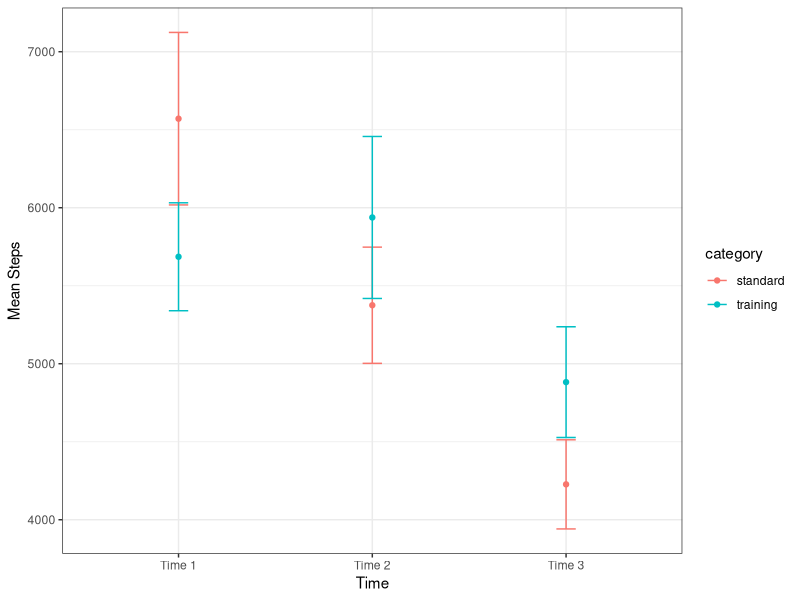

Here is the R script that generated this plot:
library(dplyr)
library(ggplot2)

hw7_2023 <- readr::read_csv("23-Fall/psc204-fq23/lab7/hw7_2023.csv")

# 2 -----------------------------------------------------------------------

hw_long <- hw7_2023 |> 
  tidyr::pivot_longer(
    cols = t1:t3,
    names_to = "time",
    values_to = "step_count"
  ) |> 
  dplyr::mutate(
    dplyr::across(id:time, factor)
  )

# 3 -----------------------------------------------------------------------

hw_long |> 
  dplyr::with_groups(c(time, category),
                     summarise,
                     mean_steps = mean(step_count, na.rm = TRUE),
                     n = n(),
                     se = sd(step_count, na.rm=TRUE)/sqrt(n)) |> 
  ggplot(aes(x = time, y = mean_steps, color = category)) +
  geom_point() +
  geom_errorbar(aes(ymin = mean_steps - se, 
                    ymax = mean_steps + se), 
                width = 0.1) +
  scale_x_discrete(labels = paste("Time", 1:3)) +
  labs(x = "Time", y = "Mean Steps") +
  theme_bw() 

# 4 -----------------------------------------------------------------------
library(rstatix)
rma <- aov(step_count ~ time + category + time * category + Error(id/ (time)), data = hw_long)  
summary(rma)

rma2 <- anova_test(data = hw_long,
                            dv = step_count, wid = id,
                            within = c(time), between = c(category))

get_anova_table(rma2)

# 5 -----------------------------------------------------------------------

# create contrasts - 3 is the number of time points
poly_contrasts <- contr.poly(3)

contrasts(hw_long$time) <- poly_contrasts

split_list <- list(
  time = list("linear" = 1, "quadratic" = 2)
)

std_trends <- aov(step_count ~ time + Error(id/ (time)), data = hw_long,
                  subset = (category == "standard"))
summary(std_trends, split = split_list)

trn_trends <- aov(step_count ~ time + Error(id/ (time)), data = hw_long,
                  subset = (category == "training"))
summary(trn_trends, split = split_list)
